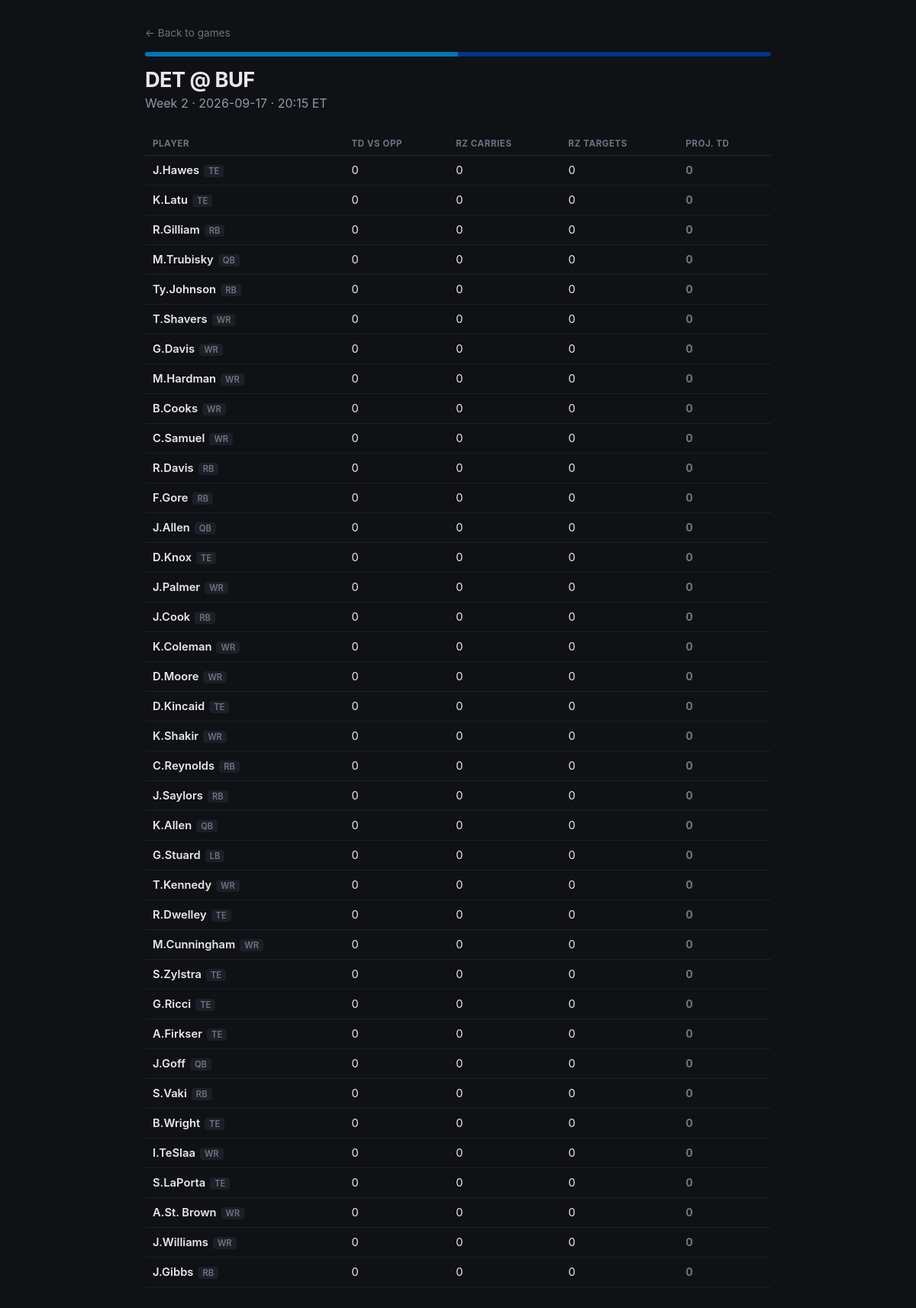
Page /game/2026_02_DET_BUF on the committed database.
### tables this page shows
CREATE TABLE "schedule" (
"game_id" TEXT,
  "season" INTEGER,
  "week" INTEGER,
  "game_type" TEXT,
  "gameday" TEXT,
  "weekday" TEXT,
  "gametime" TEXT,
  "away_team" TEXT,
  "home_team" TEXT,
  "away_score" REAL,
  "home_score" REAL
);

CREATE TABLE "player_current_team" (
"player_id" TEXT,
  "player_name" TEXT,
  "current_team" TEXT,
  "position" TEXT
);

### app.py (the view)
@app.route("/game/<game_id>")
def game_detail(game_id):
    conn = get_connection()
    game_row = pd.read_sql("SELECT * FROM schedule WHERE game_id = ?", conn, params=(game_id,))
    if game_row.empty:
        conn.close()
        abort(404)
    game = game_row.iloc[0].to_dict()
    home_team = game["home_team"]
    away_team = game["away_team"]
    home_roster = get_team_roster(home_team, conn)
    away_roster = get_team_roster(away_team, conn)
    players = []
    for p in home_roster:
        players.append(get_player_projection(p["player_id"], p["player_name"], p["position"], away_team, conn))
    for p in away_roster:
        players.append(get_player_projection(p["player_id"], p["player_name"], p["position"], home_team, conn))
    conn.close()
    players.sort(key=lambda x: x["total_proj"], reverse=True)
    return render_template(
        "game.html",
        game=game,
        players=players,
        home_color=TEAM_COLORS.get(home_team, "#333"),
        away_color=TEAM_COLORS.get(away_team, "#333"),
    )

### app.py (called while the page is built)
def get_connection():
    return sqlite3.connect(DB_PATH)

def get_team_roster(team, conn):
    roster = pd.read_sql(
        "SELECT player_id, player_name, position FROM player_current_team WHERE current_team = ?",
        conn, params=(team,)
    )
    return roster.to_dict("records")

### templates/game.html (shortened to what this page needs)
<!DOCTYPE html>
<html lang="en">
<head>
</head>
<body>
  <div class="wrap">
    <a class="back" href="/">&larr; Back to games</a>
    <div class="header-bar">
      <span style="background: {{ away_color }};"></span>
      <span style="background: {{ home_color }};"></span>
    </div>
    <h1>{{ game.away_team }} @ {{ game.home_team }}</h1>
    <p class="meta">Week {{ game.week }} &middot; {{ game.gameday }} &middot; {{ game.gametime }} ET</p>
    {% if players|length == 0 %}
      <div class="empty">No player data found for these teams yet.</div>
    {% else %}
    <table>
      <tr>
        <th>Player</th>
        <th>TD vs Opp</th>
        <th>RZ Carries</th>
        <th>RZ Targets</th>
        <th>Proj. TD</th>
      </tr>
      {% for p in players %}
      <tr>
        <td class="player-name">{{ p.player }}<span class="pos-tag">{{ p.position }}</span></td>
        <td>{{ p.rush_td + p.rec_td }}</td>
        <td>{{ p.rz_rush_att }}</td>
        <td>{{ p.rz_targets }}</td>
        <td class="proj-cell {% if p.total_proj >= 0.5 %}proj-high{% elif p.total_proj > 0 %}proj-mid{% else %}proj-low{% endif %}">
          {{ p.total_proj }}
        </td>
      </tr>
      {% endfor %}
    </table>
    {% endif %}
  </div>
</body>
</html>

### templates/game.html (style rules this page uses)
* { box-sizing: border-box; }
body { font-family: -apple-system, "Segoe UI", Arial, sans-serif; background: #0f1115; color: #e8e8e8; margin: 0; padding: 32px 24px 60px; }
.wrap { max-width: 820px; margin: 0 auto; }
a.back { color: #6c7484; text-decoration: none; font-size: 0.85rem; }
.header-bar { height: 6px; display: flex; border-radius: 4px; overflow: hidden; margin: 16px 0 14px; }
.header-bar span { flex: 1; }
h1 { font-size: 1.7rem; margin: 0 0 4px; letter-spacing: -0.02em; }
p.meta { color: #9099a8; margin-top: 0; margin-bottom: 28px; }
table { width: 100%; border-collapse: collapse; }
th { text-align: left; font-size: 0.72rem; text-transform: uppercase; letter-spacing: 0.05em; color: #6c7484; padding: 8px 10px; border-bottom: 1px solid #262a33; }
td { padding: 10px 10px; border-bottom: 1px solid #1c1f26; font-size: 0.92rem; }
.player-name { font-weight: 600; }
.pos-tag { display: inline-block; font-size: 0.7rem; color: #6c7484; background: #1c1f26; padding: 1px 6px; border-radius: 4px; margin-left: 6px; }
.proj-cell { font-weight: 700; font-variant-numeric: tabular-nums; }
.proj-low { color: #6c7484; }

### rows in the picture
schedule: away_team "DET", home_team "BUF", week "2", gameday "2026-09-17", gametime "20:15"
player_current_team: player "J.Hawes", position "TE", rush_td "0", rz_rush_att "0", rz_targets "0", total_proj "0"
player_current_team: player "K.Latu", position "TE", rush_td "0", rz_rush_att "0", rz_targets "0", total_proj "0"
player_current_team: player "R.Gilliam", position "RB", rush_td "0", rz_rush_att "0", rz_targets "0", total_proj "0"
player_current_team: player "M.Trubisky", position "QB", rush_td "0", rz_rush_att "0", rz_targets "0", total_proj "0"
player_current_team: player "Ty.Johnson", position "RB", rush_td "0", rz_rush_att "0", rz_targets "0", total_proj "0"
player_current_team: player "T.Shavers", position "WR", rush_td "0", rz_rush_att "0", rz_targets "0", total_proj "0"
player_current_team: player "G.Davis", position "WR", rush_td "0", rz_rush_att "0", rz_targets "0", total_proj "0"
player_current_team: player "M.Hardman", position "WR", rush_td "0", rz_rush_att "0", rz_targets "0", total_proj "0"
player_current_team: player "B.Cooks", position "WR", rush_td "0", rz_rush_att "0", rz_targets "0", total_proj "0"
player_current_team: player "C.Samuel", position "WR", rush_td "0", rz_rush_att "0", rz_targets "0", total_proj "0"
player_current_team: player "R.Davis", position "RB", rush_td "0", rz_rush_att "0", rz_targets "0", total_proj "0"
player_current_team: player "F.Gore", position "RB", rush_td "0", rz_rush_att "0", rz_targets "0", total_proj "0"
player_current_team: player "J.Allen", position "QB", rush_td "0", rz_rush_att "0", rz_targets "0", total_proj "0"
player_current_team: player "D.Knox", position "TE", rush_td "0", rz_rush_att "0", rz_targets "0", total_proj "0"
player_current_team: player "J.Palmer", position "WR", rush_td "0", rz_rush_att "0", rz_targets "0", total_proj "0"
player_current_team: player "J.Cook", position "RB", rush_td "0", rz_rush_att "0", rz_targets "0", total_proj "0"
player_current_team: player "K.Coleman", position "WR", rush_td "0", rz_rush_att "0", rz_targets "0", total_proj "0"
player_current_team: player "D.Moore", position "WR", rush_td "0", rz_rush_att "0", rz_targets "0", total_proj "0"
player_current_team: player "D.Kincaid", position "TE", rush_td "0", rz_rush_att "0", rz_targets "0", total_proj "0"
player_current_team: player "K.Shakir", position "WR", rush_td "0", rz_rush_att "0", rz_targets "0", total_proj "0"
player_current_team: player "C.Reynolds", position "RB", rush_td "0", rz_rush_att "0", rz_targets "0", total_proj "0"
player_current_team: player "J.Saylors", position "RB", rush_td "0", rz_rush_att "0", rz_targets "0", total_proj "0"
player_current_team: player "K.Allen", position "QB", rush_td "0", rz_rush_att "0", rz_targets "0", total_proj "0"
player_current_team: player "G.Stuard", position "LB", rush_td "0", rz_rush_att "0", rz_targets "0", total_proj "0"
player_current_team: player "T.Kennedy", position "WR", rush_td "0", rz_rush_att "0", rz_targets "0", total_proj "0"
player_current_team: player "R.Dwelley", position "TE", rush_td "0", rz_rush_att "0", rz_targets "0", total_proj "0"
player_current_team: player "M.Cunningham", position "WR", rush_td "0", rz_rush_att "0", rz_targets "0", total_proj "0"
player_current_team: player "S.Zylstra", position "TE", rush_td "0", rz_rush_att "0", rz_targets "0", total_proj "0"
player_current_team: player "G.Ricci", position "TE", rush_td "0", rz_rush_att "0", rz_targets "0", total_proj "0"
player_current_team: player "A.Firkser", position "TE", rush_td "0", rz_rush_att "0", rz_targets "0", total_proj "0"
player_current_team: player "J.Goff", position "QB", rush_td "0", rz_rush_att "0", rz_targets "0", total_proj "0"
player_current_team: player "S.Vaki", position "RB", rush_td "0", rz_rush_att "0", rz_targets "0", total_proj "0"
player_current_team: player "B.Wright", position "TE", rush_td "0", rz_rush_att "0", rz_targets "0", total_proj "0"
player_current_team: player "I.TeSlaa", position "WR", rush_td "0", rz_rush_att "0", rz_targets "0", total_proj "0"
player_current_team: player "S.LaPorta", position "TE", rush_td "0", rz_rush_att "0", rz_targets "0", total_proj "0"
player_current_team: player "A.St. Brown", position "WR", rush_td "0", rz_rush_att "0", rz_targets "0", total_proj "0"
player_current_team: player "J.Williams", position "WR", rush_td "0", rz_rush_att "0", rz_targets "0", total_proj "0"
player_current_team: player "J.Gibbs", position "RB", rush_td "0", rz_rush_att "0", rz_targets "0", total_proj "0"
